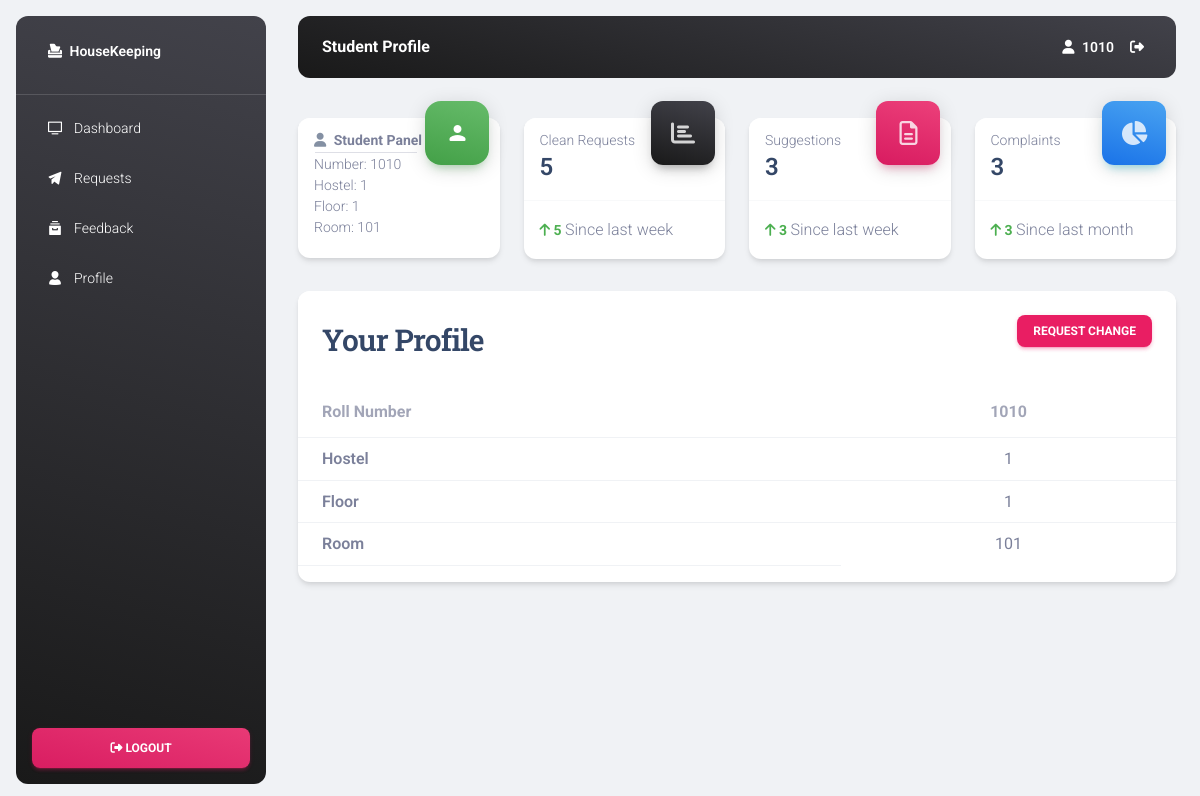
Screenshot of /profile.php (signed in) with the database file from the repository.
### tables this page shows
CREATE TABLE `student` (
  `rollnumber` int(12) NOT NULL,
  `password` varchar(40) NOT NULL,
  `room` varchar(8) NOT NULL,
  `floor` tinyint(4) NOT NULL,
  `hostel` tinyint(5) NOT NULL
);

### studentfunctions.php (called while the page is built, shortened)
<?php
  function getStudent($roll, $db){
    $query_find_student = "select * from student where rollnumber='$roll'";
    $result_find_student = mysqli_query($db,$query_find_student);
    if (mysqli_num_rows($result_find_student) == 1) {
      $student = mysqli_fetch_assoc($result_find_student);
    }
    return $student;
  }
  function getRequestCount($roll, $db){
    $query_request_count = "Select count(*) from cleanrequest where rollnumber='$roll'";
    $result_request_count = mysqli_query($db, $query_request_count);
    if (mysqli_num_rows($result_request_count) == 1) {
      $countRow = mysqli_fetch_assoc($result_request_count);
    }
    return $countRow;
  }
  function getComplantCount($roll, $db){
    $query_complaint_count = "Select count(*) from complaints where rollnumber='$roll'";
    $result_complaint_count = mysqli_query($db, $query_complaint_count);
    if (mysqli_num_rows($result_complaint_count) == 1) {
      $countRow = mysqli_fetch_assoc($result_complaint_count);
    }
    return $countRow;
  }
  function getSuggestionCount($roll, $db){
    $query_suggestion_count = "Select count(*) from suggestions where rollnumber='$roll'";
    $result_suggestion_count = mysqli_query($db, $query_suggestion_count);
    if (mysqli_num_rows($result_suggestion_count) == 1) {
      $countRow = mysqli_fetch_assoc($result_suggestion_count);
    }
    return $countRow;
  }
?>

### profile.php (the view, shortened to what this page needs)
<!DOCTYPE html>
<html lang="en">
<head>
   <?php require("meta.php"); ?>
</head>
<body class="g-sidenav-show bg-gray-200">
   <?php require("sidenav.php"); ?>
   <main class="main-content position-relative max-height-vh-100 h-100 border-radius-lg ">
      <nav
         class="navbar navbar-main navbar-expand-lg px-0 mx-4  my-3 shadow-none border-radius-xl bg-gradient-dark ps bg-white"
         id="navbarBlur" navbar-scroll="true">
         <div class="container-fluid py-1 px-3">
            <nav aria-label="breadcrumb">
               <h6 class="font-weight-bolder mx-2 mb-0 text-white">Student Profile</h6>
            </nav>
            <?php require("topbar.php"); ?>
         </div>
      </nav>
      <?php
          require("headerstats.php");
          $student = getStudent($_SESSION['rollnumber'], $db);
        ?>
      <div class="container-fluid mt--5">
         <div class="row mt-2">
            <div class="col-xl-12 mb-5 mb-xl-0">
               <div class="card shadow">
                  <div class="card-header border-0">
                     <div class="row align-items-center">
                        <div class="col">
                           <h3 class="mb-0">Your Profile</h3>
                        </div>
                        <div class="col  d-flex flex-row-reverse">
                           <a href="mailto:kmanadkat@gmail.com" target="_blank" class="btn btn-sm btn-primary">Request
                              Change</a>
                        </div>
                     </div>
                  </div>
                  <div class="table-responsive">
                     <table class="table align-items-center table-flush">
                        <thead class="thead-light">
                           <tr>
                              <th scope="col" class="text-secondary font-weight-bolder opacity-7">Roll Number</th>
                              <th scope="col" class="text-secondary font-weight-bolder opacity-7 text-center">
                                 <?php echo $student['rollnumber']; ?></th>
                           </tr>
                        </thead>
                        <tbody class="px-3">
                           <tr>
                              <th scope="row" class="px-4">Hostel</th>
                              <td class="text-center"><?php echo strtoupper($student['hostel']); ?></td>
                           </tr>
                           <tr>
                              <th scope="row" class="px-4">Floor</th>
                              <td class="text-center"><?php echo $student['floor']; ?></td>
                           </tr>
                           <tr>
                              <th scope="row" class="px-4">Room</th>
                              <td class="text-center"><?php echo strtoupper($student['room']); ?></td>
                           </tr>
                        </tbody>
                     </table>
                  </div>
               </div>
            </div>
         </div>
      </div>
</body>
</html>

### headerstats.php (shortened to what this page needs)
<?php
  require("db.php");
  require('studentfunctions.php');
  $requestCount = getRequestCount($_SESSION['rollnumber'], $db);
  $complaintCount = getComplantCount($_SESSION['rollnumber'], $db);
  $suggestionCount = getSuggestionCount($_SESSION['rollnumber'], $db);
  $student = getStudent($_SESSION['rollnumber'], $db);
  ?>
<div class="container-fluid py-4">
   <div class="row">
      <div class="col-xl-3 col-sm-6 mb-xl-0 mb-4">
         <div class="card d-md-block">
            <div class="card-header p-3 pt-2 pb-2">
               <div
                  class="icon icon-lg icon-shape top-5 end-5 d-none d-sm-block bg-gradient-success shadow-success text-center border-radius-2xl mt-n4 position-absolute">
                  <i class="material-icons opacity-10">person</i>
               </div>
               <div class="text-start pt-1">
                  <p class="text-sm mb-0 text-capitalize"><strong><i class="fa fa-user opacity-6 text-dark me-1"
                           aria-hidden="true"></i> Student panel</strong> </p>
                  <hr style="margin: 1px; width: 60%;">
                  <p class="text-sm mb-0 text-capitalize">Number: <?php echo $_SESSION['rollnumber']; ?></p>
                  <p class="text-sm mb-0 text-capitalize">Hostel: <?php echo strtoupper($student['hostel']); ?></p>
                  <p class="text-sm mb-0 text-capitalize">Floor: <?php echo strtoupper($student['floor']); ?></p>
                  <p class="text-sm mb-0 text-capitalize">Room: <?php echo strtoupper($student['room']); ?></p>
               </div>
            </div>
            <div class="card-footer p-1 mt-1">
            </div>
         </div>
      </div>
      <div class="col-xl-3 col-sm-6 mb-xl-0 mb-4">
         <div class="card">
            <div class="card-header p-3 pt-2">
               <div
                  class="icon icon-lg icon-shape top-5 end-5 bg-gradient-dark shadow-dark text-center border-radius-xl mt-n4 position-absolute">
                  <i class="fas fa-chart-bar"></i>
               </div>
               <div class="text-start pt-1">
                  <p class="text-sm mb-0 text-capitalize">Clean Requests</p>
                  <h4 class="mb-0"> <?php echo $requestCount['count(*)']; ?></h4>
               </div>
            </div>
            <hr class="dark horizontal my-0">
            <div class="card-footer p-3">
               <p class="mb-0"><span class="text-success text-sm font-weight-bolder"><i class="fa fa-arrow-up"></i>
                     <?php echo $requestCount['count(*)']; ?> </span> Since last week</p>
            </div>
         </div>
      </div>
      <div class="col-xl-3 col-sm-6 mb-xl-0 mb-4">
         <div class="card">
            <div class="card-header p-3 pt-2">
               <div
                  class="icon icon-lg icon-shape top-5 end-5 bg-gradient-primary shadow-primary text-center border-radius-xl mt-n4 position-absolute">
                  <i class="far fa-file-alt"></i>
               </div>
               <div class="text-start pt-1">
                  <p class="text-sm mb-0 text-capitalize">Suggestions</p>
                  <h4 class="mb-0"> <?php echo $complaintCount['count(*)']; ?></h4>
               </div>
            </div>
            <hr class="dark horizontal my-0">
            <div class="card-footer p-3">
               <p class="mb-0"><span class="text-success text-sm font-weight-bolder"><i class="fa fa-arrow-up"></i>
                     <?php echo $complaintCount['count(*)']; ?> </span>Since last week</p>
            </div>
         </div>
      </div>
      <div class="col-xl-3 col-sm-6">
         <div class="card">
            <div class="card-header p-3 pt-2">
               <div
                  class="icon icon-lg icon-shape top-5 end-5 bg-gradient-info shadow-info text-center border-radius-xl mt-n4 position-absolute">
                  <i class="fas fa-chart-pie"></i>
               </div>
               <div class="text-start pt-1">
                  <p class="text-sm mb-0 text-capitalize">Complaints</p>
                  <h4 class="mb-0"> <?php echo $suggestionCount['count(*)']; ?></h4>
               </div>
            </div>
            <hr class="dark horizontal my-0">
            <div class="card-footer p-3">
               <p class="mb-0"><span class="text-success text-sm font-weight-bolder"><i class="fas fa-arrow-up"></i>
                     <?php echo $suggestionCount['count(*)']; ?> </span>Since last month</p>
            </div>
         </div>
      </div>
   </div>
</div>

### assets/css/nucleo-svg.css (style rules this page uses)
.icon { display: inline-block; color: #111111; height: 1em; width: 1em; }
.icon-lg { height: 1.6em; width: 1.6em; }
.icon { fill: currentColor; stroke: none; }

### rows the page displays
student: hostel "1", floor "1", room "101", rollnumber "1010"

### other values shown
$_SESSION['rollnumber'] "1010"
$requestCount['count(*)'] "5"
$complaintCount['count(*)'] "3"
$suggestionCount['count(*)'] "3"
